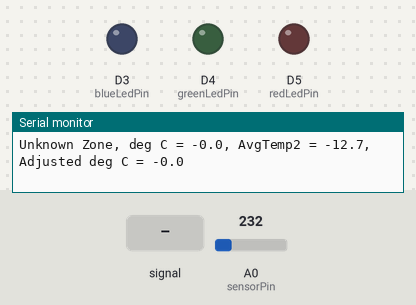
Bench run of a sketch on a simulated Arduino Zero (SAMD21). Parts: output pins drawn as LEDs (lit = HIGH), the last lines printed to the serial monitor. Inputs (shaded band) come from the test bench; at power-on: A0 (sensorPin) = 232 (analog values on the 0–1023 scale).

Above: at 1.2 s.
1.3 s: A0 (sensorPin) fed a 200 Hz sine of ±81 counts around its level
At 3.38 s:
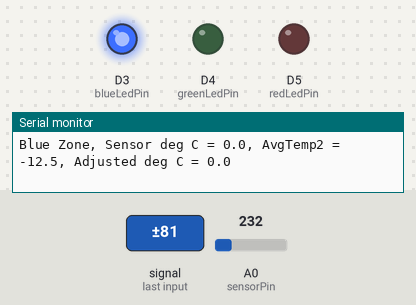
4.3 s: A0 (sensorPin) set to 250
At 5.2 s:
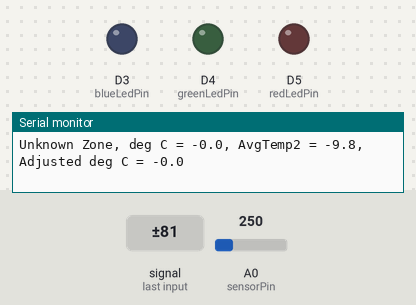
5.8 s: A0 (sensorPin) set to 302
7.3 s: A0 (sensorPin) set to 321
At 8.3 s:
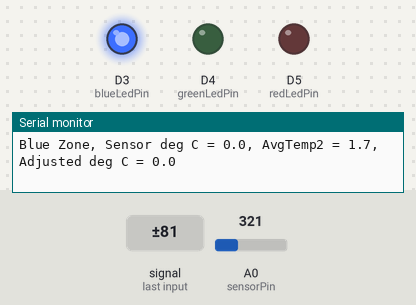
Timing chart, 0 to 9.8 s (numbered marks = the images above; inputs shaded):
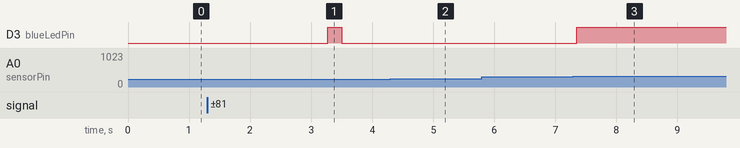

The sketch:

ScienceOlympiadTemperatures.ino
```cpp
/*
 * 2020 Science Olympiad Detector Building
 * This code takes a voltage input from a TMP36 and returns the equivalent temperature reading
 * The sensor was waterproofed using a plastic straw and silicone in order to measure the temperature of several different cups of water
 * Equations were determined by using several different regression methods from collected samples from water of known temperatures
 * Written for use with an Arduino MKR1000
 *
 */

int sensorPin =   A0;      // select the input pin for the potentiometer
int blueLedPin =   3;      // select the pin for the Blue LED
int greenLedPin =  4;      // select the pin for the Blue LED
int redLedPin =    5;      // select the pin for the Blue LED

//LED Temperature Ranges
float blueMin = 0.0;
float blueMax = 33.3;
float greenMax = 66.6;
float redMax = 100.0;

int analogCounts = 0;      // variable to store the value coming from the sensor
double analogVolts;        // variable to store the analog voltage
double degC;               // variable to store the temperature in degC
double voltsSlope = 1.65/4096; // volts/count 1.65v AREF with a 12bit ADC

// TM36 Sensor linear conversion constants (i.e. y = a * x + b)
double slope = 100;        //100 degC/volt (a)
double offset = -50;       //offset of -50 degC (b)

// Statistical processing to improve stability
#define numSamples 499
double rawValues[numSamples];
double avgTemperature;
double avgTemperature2;

//Temperature Calibration Constants
double sensorLow = 1;
double sensorHigh = 99;
double thermometerLow = 1;
double thermometerHigh = 99;
double adjustedValue;

double map_double(double x, double in_min, double in_max, double out_min, double out_max)
{
  return (x - in_min) * (out_max - out_min) / (in_max - in_min) + out_min;
}

void sort(double a[], int size) {
    for(int i=0; i<(size-1); i++) {
        for(int o=0; o<(size-(i+1)); o++) {
                if(a[o] > a[o+1]) {
                    double t = a[o];
                    a[o] = a[o+1];
                    a[o+1] = t;
                }
        }
    }
}

void setup() {
  //Serial Monitor Window Data
  Serial.begin(115200);

  // declare the LED pins as OUTPUTs:
  pinMode(blueLedPin, OUTPUT);
  pinMode(greenLedPin, OUTPUT);
  pinMode(redLedPin, OUTPUT);

  // configure the analog input for 12bit resolution
  analogReadResolution(12);
  // configure the analog input reference voltage to 1.65v
  analogReference(AR_INTERNAL1V65);
}

void loop() {
  // read the value from the sensor:
  for (int i = 0; i <= numSamples; i++)
  {
    analogCounts = analogRead(A0);
    analogVolts = analogCounts * voltsSlope;
    degC = analogVolts * slope + offset;
    avgTemperature = avgTemperature + degC;
    rawValues[i] = degC;
    delayMicroseconds(100);
  }
  avgTemperature = avgTemperature / numSamples;

//Drop botton and top 25% of values to improve stability of reading
  sort(rawValues, numSamples);
  int count=0;
  for (int i = int(0.25*(numSamples+1)); i <= int(0.75*(numSamples+1)); i++)
  {
    avgTemperature2 = avgTemperature2 + rawValues[i];
    count++;
  }
//Calculate the average of the 25th through the 75th percentile of values
  avgTemperature2 = avgTemperature2 / count;

  adjustedValue = map_double(avgTemperature, sensorLow, sensorHigh, thermometerLow,thermometerHigh);


  //Turn on the correct LED based on the temperature
  if ((avgTemperature >= blueMin) && (avgTemperature <= blueMax))
  {
    Serial.print("Blue Zone, Sensor deg C = ");
    Serial.print(avgTemperature, 1);
    Serial.print(", AvgTemp2 = ");
    Serial.print(avgTemperature2, 1);
    Serial.print(", Adjusted deg C = ");
    Serial.println(adjustedValue, 1);
    digitalWrite(blueLedPin, HIGH);
    digitalWrite(greenLedPin, LOW);
    digitalWrite(redLedPin, LOW);
  }
  else if ((avgTemperature > blueMax) && (avgTemperature <= greenMax))
  {
    Serial.print("Green Zone, deg C = ");
    Serial.print(avgTemperature, 1);
    Serial.print(", AvgTemp2 = ");
    Serial.print(avgTemperature2, 1);
    Serial.print(", Adjusted deg C = ");
    Serial.println(adjustedValue, 1);
    digitalWrite(blueLedPin, LOW);
    digitalWrite(greenLedPin, HIGH);
    digitalWrite(redLedPin, LOW);
  }
  else if ((avgTemperature > greenMax) && (avgTemperature <= redMax))
  {
    Serial.print("Red Zone, deg C = ");
    Serial.print(avgTemperature, 1);
    Serial.print(", AvgTemp2 = ");
    Serial.print(avgTemperature2, 1);
    Serial.print(", Adjusted deg C = ");
    Serial.println(adjustedValue, 1);
    digitalWrite(blueLedPin, LOW);
    digitalWrite(greenLedPin, LOW);
    digitalWrite(redLedPin, HIGH);
  }
  else
  {
    Serial.print("Unknown Zone, deg C = ");
    Serial.print(avgTemperature, 1);
    Serial.print(", AvgTemp2 = ");
    Serial.print(avgTemperature2, 1);
    Serial.print(", Adjusted deg C = ");
    Serial.println(adjustedValue, 1);
    digitalWrite(blueLedPin, LOW);
    digitalWrite(greenLedPin, LOW);
    digitalWrite(redLedPin, LOW);
  }

  delay(120);

}
```

Measured:
- the behaviour switches between 310 and 311 on A0 (sensorPin) (found by bisection; images 2 and 3)
- after the input at 1.3 s, D3 (blueLedPin): LOW → HIGH after 2.0 s, → LOW 0.23 s later
- after the input at 4.3 s, D3 (blueLedPin): stays LOW (without the input it goes to HIGH after 0.56 s)
- after the input at 7.3 s, D3 (blueLedPin): LOW → HIGH after 0.05 s
